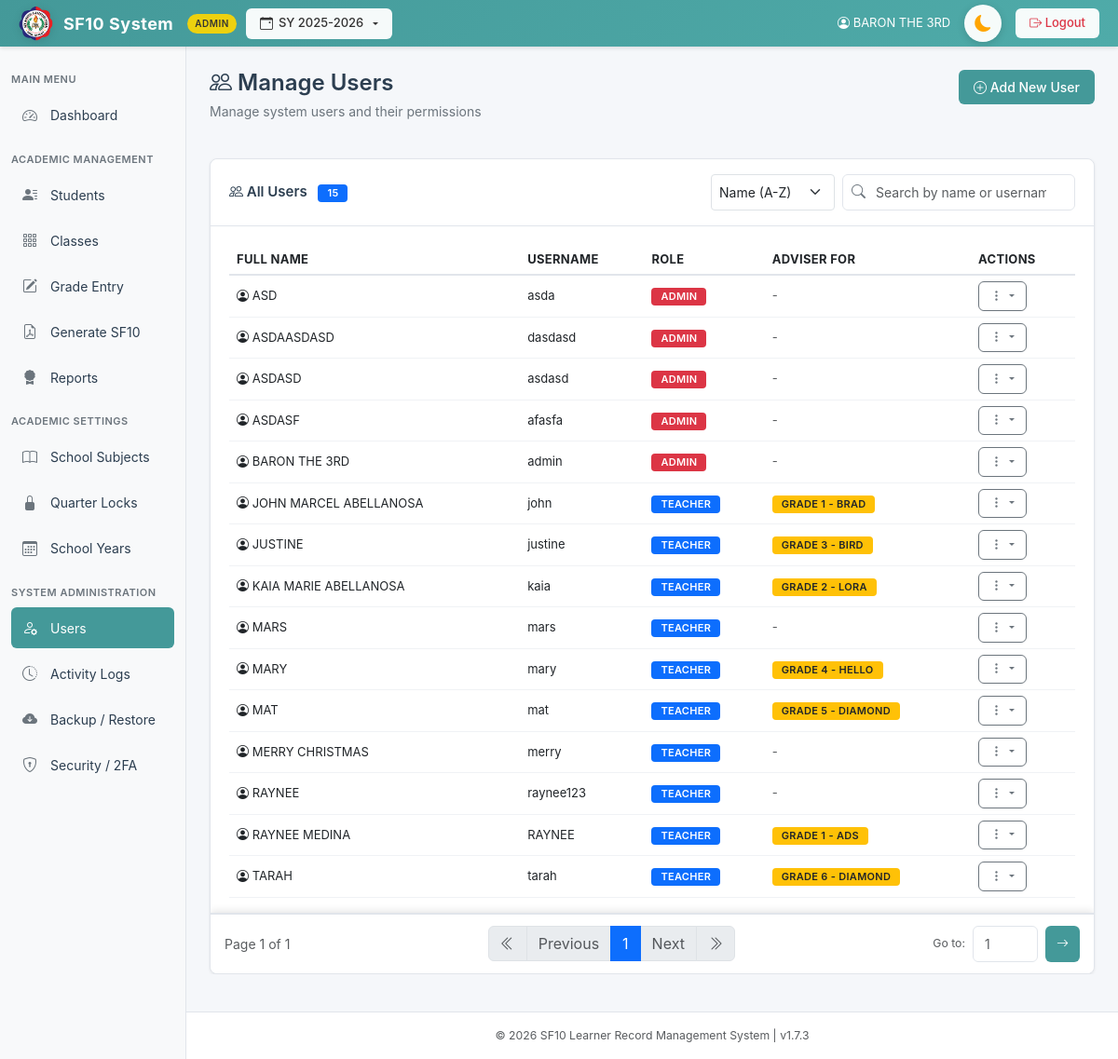
Before: /pages/users.php (signed in) with the older database file.
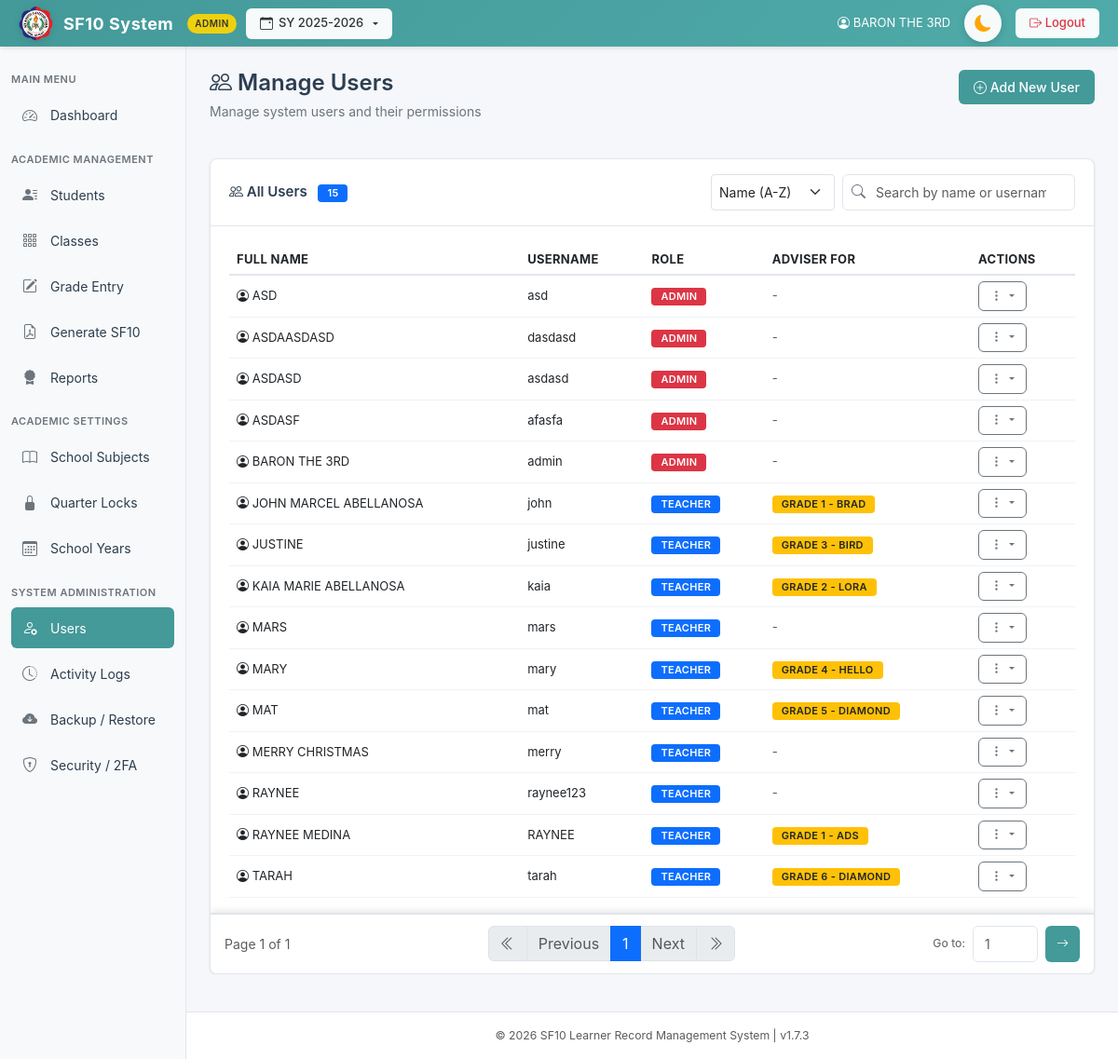
After: the same page with the newer database file.
### tables this page shows
CREATE TABLE `users` (
  `id` int(11) NOT NULL AUTO_INCREMENT,
  `username` varchar(50) NOT NULL,
  `password` varchar(255) NOT NULL,
  `full_name` varchar(100) NOT NULL,
  `role` enum('admin','teacher') NOT NULL,
  `school_name` varchar(255) DEFAULT NULL,
  `school_id` varchar(50) DEFAULT NULL,
  `district` varchar(100) DEFAULT NULL,
  `division` varchar(100) DEFAULT NULL,
  `region` varchar(100) DEFAULT NULL,
  `subject_id` int(11) DEFAULT NULL COMMENT 'For subject teachers - which subject they teach',
  `created_at` timestamp NOT NULL DEFAULT current_timestamp(),
  `totp_secret` varchar(255) DEFAULT NULL,
  `2fa_on_login` tinyint(1) DEFAULT 0,
  `remember_token` varchar(255) DEFAULT NULL,
  PRIMARY KEY (`id`),
  UNIQUE KEY `username` (`username`),
  KEY `fk_users_subject` (`subject_id`),
  CONSTRAINT `fk_users_subject` FOREIGN KEY (`subject_id`) REFERENCES `subjects` (`id`) ON DELETE SET NULL ON UPDATE CASCADE
);

### pages/users.php (the view, shortened to what the changed rows need)
<?php
include "../includes/db.php";
include "../templates/header.php";
$current_school_year_id = $_SESSION['school_year_id'] ?? null;
if ($current_school_year_id) {
    $sy_filter = "AND ta.school_year_id = " . intval($current_school_year_id);
} else {
    $sy_filter = "AND 1=0";
}
$sort = $_GET['sort'] ?? 'name-asc';
$page = isset($_GET['page']) ? max(1, (int)$_GET['page']) : 1;
$items_per_page = 20;
$where_conditions = [];
$params = [];
$types = "";
$where_sql = !empty($where_conditions) ? "WHERE " . implode(" AND ", $where_conditions) : "";
$order_sql = "";
$search_order_params = [];
$search_order_types = "";
switch ($sort) {
    case 'name-asc': $order_sql .= "u.full_name ASC"; break;
}
$count_query = "SELECT COUNT(DISTINCT u.id) as total FROM users u $where_sql";
$stmt_count = $conn->prepare($count_query);
$stmt_count->execute();
$total_users = $stmt_count->get_result()->fetch_assoc()['total'];
$total_pages = ceil($total_users / $items_per_page);
$page = max(1, min($total_pages, $page));
$offset = ($page - 1) * $items_per_page;
$users_query = "SELECT u.*,
                GROUP_CONCAT(DISTINCT CASE WHEN ta.assignment_type = 'adviser'
                    THEN CONCAT('Grade ', ta.grade_level, ' - ', ta.section) END) as adviser_info,
                GROUP_CONCAT(DISTINCT CASE WHEN ta.assignment_type = 'subject'
                    THEN CONCAT(s.subject_name, ' (G', ta.grade_level, '-', ta.section, ')') END SEPARATOR ', ') as subject_info
                FROM users u
                LEFT JOIN teacher_assignments ta ON u.id = ta.teacher_id $sy_filter
                LEFT JOIN subjects s ON ta.subject_id = s.id
                $where_sql
                GROUP BY u.id
                ORDER BY $order_sql
                LIMIT ? OFFSET ?";
$stmt_users = $conn->prepare($users_query);
$final_types = $types . $search_order_types . "ii";
$final_params = array_merge($params, $search_order_params, [$items_per_page, $offset]);
$stmt_users->bind_param($final_types, ...$final_params);
$stmt_users->execute();
$users = $stmt_users->get_result();
?>
<div class="d-flex justify-content-between align-items-start mb-4">
    <div class="page-header mb-0">
        <h2><i class="bi bi-people"></i> Manage Users</h2>
    </div>
</div>
<div class="card" id="usersTableCard">
  <div class="card-body">
    <div class="table-responsive">
      <table class="table table-hover mb-0" id="usersTable">
        <thead>
          <tr>
            <th>Full Name</th>
            <th>Username</th>
            <th>Role</th>
            <th>Adviser For</th>
            <th>Actions</th>
          </tr>
        </thead>
        <tbody>
          <?php if ($users->num_rows > 0): ?>
            <?php while($u = $users->fetch_assoc()): ?>
            <tr class="user-row">
              <td>
                <i class="bi bi-person-circle"></i> <?= htmlspecialchars(strtoupper($u['full_name'])) ?>
              </td>
              <td><?= htmlspecialchars($u['username']) ?></td>
              <td>
                <?php if ($u['role'] === 'admin'): ?>
                  <span class="badge bg-danger">Admin</span>
                <?php else: ?>
                  <span class="badge bg-primary">Teacher</span>
                <?php endif; ?>
              </td>
              <td>
                <?php if ($u['adviser_info']): ?>
                  <span class="badge bg-warning text-dark"><?= htmlspecialchars($u['adviser_info']) ?></span>
                <?php else: ?>
                  <span class="text-muted">-</span>
                <?php endif; ?>
              </td>
              <td>
                <div class="dropdown" style="position: static;">
                  <button class="btn btn-sm btn-secondary dropdown-toggle" type="button" id="actionsDropdown<?= $u['id'] ?>" data-bs-toggle="dropdown" aria-expanded="false">
                    <i class="bi bi-three-dots-vertical"></i>
                  </button>
                </div>
              </td>
            </tr>
            <?php endwhile; ?>
          <?php endif; ?>
        </tbody>
      </table>
    </div>
  </div>
</div>
<?php include '../templates/footer.php'; ?>

Changed rows visible on the page:
changed users "ASD": username "asda" → "asd"
